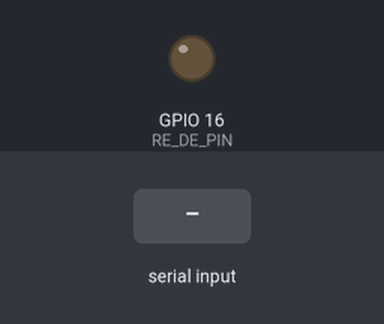
Recording of a sketch running on a simulated ESP32. Parts: output pins drawn as LEDs (lit = HIGH). The inputs (shaded band) are chosen by the test bench.

Above: at 1.2 s.
1.3 s: "1" received over the second serial link
Timing chart, 0 to 4.3 s (numbered marks = the images above; inputs shaded):
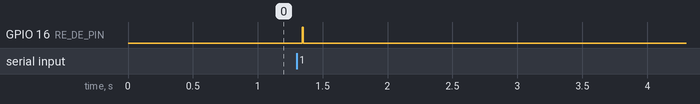

The sketch:

sender_2.ino
```cpp
#define RE_DE_PIN 16

HardwareSerial Sender(1);
uint8_t buff[9] = {0};
uint8_t i = 0;
uint8_t new_data = 0;
uint32_t timer = 0;

void setup()
{
  Serial.begin(9600);
  Serial2.begin(9600, SERIAL_8N1, 27, 14);
  Sender.begin(9600, SERIAL_8N1, 17, 4);
  pinMode(RE_DE_PIN, OUTPUT);
}

void loop()
{
  if (new_data)
  {
    if (millis() - timer > 40)
    {
      i = 0;
      new_data = 0;

      digitalWrite(RE_DE_PIN, HIGH);
      for(int k = 0; k < 9; k++)
      {
        Sender.write(buff[k]);
      }
      delay(10);
      digitalWrite(RE_DE_PIN, LOW);
    }
  }

  if (Serial2.available() > 0)
  {
    uint8_t c = Serial2.read();
    buff[i] = c;
    i++;
    new_data = 1;
    timer = millis();
  }
}
```

Measured:
- after the input at 1.3 s, GPIO 16 (RE_DE_PIN): LOW → HIGH at once, → LOW 0.01 s later
